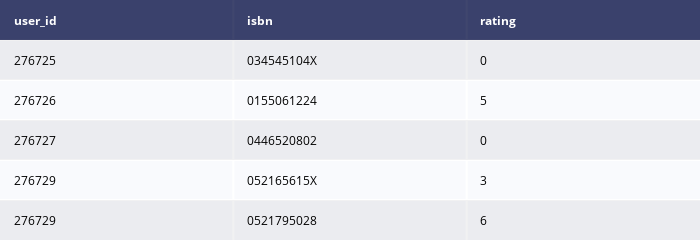

The cell this chart's notebook holds for it:
### Code cell
#Ratings Dataset
dat = ff.create_table(ratings.head())
dat.update_layout(autosize=False,height=200, width = 700)

### Figure 1 — Plotly figure (JSON) as saved in the notebook; plotly's stock layout.template omitted (floating-point values rounded to 4 significant figures)
{"data": [{"colorscale": [[0, "#00083e"], [0.5, "#ededee"], [1, "#ffffff"]], "hoverinfo": "none", "opacity": 0.75, "showscale": false, "type": "heatmap", "z": [[0, 0, 0], [0.5, 0.5, 0.5], [1, 1, 1], [0.5, 0.5, 0.5], [1, 1, 1], [0.5, 0.5, 0.5]]}], "layout": {"annotations": [{"align": "left", "font": {"color": "#ffffff"}, "showarrow": false, "text": "<b>user_id</b>", "x": -0.45, "xanchor": "left", "xref": "x", "y": 0, "yref": "y"}, {"align": "left", "font": {"color": "#ffffff"}, "showarrow": false, "text": "<b>isbn</b>", "x": 0.55, "xanchor": "left", "xref": "x", "y": 0, "yref": "y"}, {"align": "left", "font": {"color": "#ffffff"}, "showarrow": false, "text": "<b>rating</b>", "x": 1.55, "xanchor": "left", "xref": "x", "y": 0, "yref": "y"}, {"align": "left", "font": {"color": "#000000"}, "showarrow": false, "text": "276725", "x": -0.45, "xanchor": "left", "xref": "x", "y": 1, "yref": "y"}, {"align": "left", "font": {"color": "#000000"}, "showarrow": false, "text": "034545104X", "x": 0.55, "xanchor": "left", "xref": "x", "y": 1, "yref": "y"}, {"align": "left", "font": {"color": "#000000"}, "showarrow": false, "text": "0", "x": 1.55, "xanchor": "left", "xref": "x", "y": 1, "yref": "y"}, {"align": "left", "font": {"color": "#000000"}, "showarrow": false, "text": "276726", "x": -0.45, "xanchor": "left", "xref": "x", "y": 2, "yref": "y"}, {"align": "left", "font": {"color": "#000000"}, "showarrow": false, "text": "0155061224", "x": 0.55, "xanchor": "left", "xref": "x", "y": 2, "yref": "y"}, {"align": "left", "font": {"color": "#000000"}, "showarrow": false, "text": "5", "x": 1.55, "xanchor": "left", "xref": "x", "y": 2, "yref": "y"}, {"align": "left", "font": {"color": "#000000"}, "showarrow": false, "text": "276727", "x": -0.45, "xanchor": "left", "xref": "x", "y": 3, "yref": "y"}, {"align": "left", "font": {"color": "#000000"}, "showarrow": false, "text": "0446520802", "x": 0.55, "xanchor": "left", "xref": "x", "y": 3, "yref": "y"}, {"align": "left", "font": {"color": "#000000"}, "showarrow": false, "text": "0", "x": 1.55, "xanchor": "left", "xref": "x", "y": 3, "yref": "y"}, {"align": "left", "font": {"color": "#000000"}, "showarrow": false, "text": "276729", "x": -0.45, "xanchor": "left", "xref": "x", "y": 4, "yref": "y"}, {"align": "left", "font": {"color": "#000000"}, "showarrow": false, "text": "052165615X", "x": 0.55, "xanchor": "left", "xref": "x", "y": 4, "yref": "y"}, {"align": "left", "font": {"color": "#000000"}, "showarrow": false, "text": "3", "x": 1.55, "xanchor": "left", "xref": "x", "y": 4, "yref": "y"}, {"align": "left", "font": {"color": "#000000"}, "showarrow": false, "text": "276729", "x": -0.45, "xanchor": "left", "xref": "x", "y": 5, "yref": "y"}, {"align": "left", "font": {"color": "#000000"}, "showarrow": false, "text": "0521795028", "x": 0.55, "xanchor": "left", "xref": "x", "y": 5, "yref": "y"}, {"align": "left", "font": {"color": "#000000"}, "showarrow": false, "text": "6", "x": 1.55, "xanchor": "left", "xref": "x", "y": 5, "yref": "y"}], "autosize": false, "height": 200, "margin": {"b": 0, "l": 0, "r": 0, "t": 0}, "width": 700, "xaxis": {"dtick": 1, "gridwidth": 2, "showticklabels": false, "tick0": -0.5, "ticks": "", "zeroline": false}, "yaxis": {"autorange": "reversed", "dtick": 1, "gridwidth": 2, "showticklabels": false, "tick0": 0.5, "ticks": "", "zeroline": false}}}
